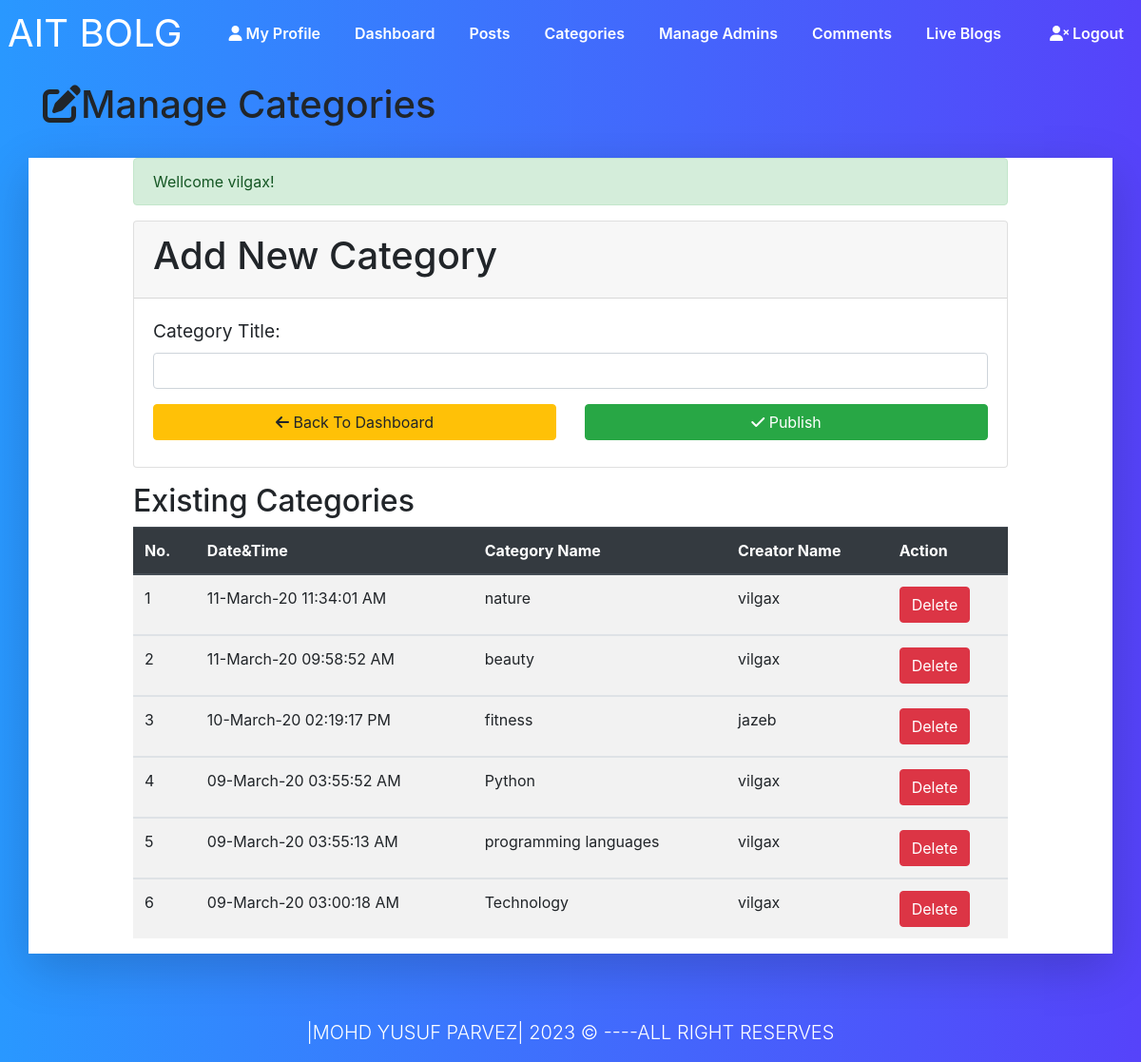
Page /categories.php (signed in) on the committed database.
### tables this page shows
CREATE TABLE `category` (
  `id` int(10) NOT NULL,
  `title` varchar(50) NOT NULL,
  `author` varchar(50) NOT NULL,
  `datetime` varchar(50) NOT NULL
);

### categories.php (the view, shortened to what this page needs)
<?php require_once("includes/Sessions.php");  ?>
<!DOCTYPE html>
<html lang="en">
<head>
	<link rel="stylesheet" type="text/css" href="css/style.css">
	<link rel="stylesheet" type="text/css" href="bootcss/bootstrap.css">
	<link rel="stylesheet" type="text/css" href="bootcss/bootstrap-grid.css">
	<link rel="stylesheet" type="text/css" href="bootcss/bootstrap-reboot.css">
	<link rel="stylesheet" type="text/css" href="css/edit.css">
</head>
<body style="background-image: linear-gradient(to right, #2998ff, #5643fa);">
	<nav class="navbar navbar-dash-back navbar-expand-lg navbar-light ">
  <a class="navbar-brand logo ml-2" href="#">Ait bolg</a>
  <div class="collapse navbar-collapse" id="navbarNav">
  <ul class="navbar-nav ml-auto">
				<li class="nav-item"><a href="profile.php" class="nav-link text-success"><i class="fas fa-user"></i> My Profile</a></li>
				<li class="nav-item"><a href="dashboard.php" class="nav-link">Dashboard</a></li>
				<li class="nav-item"><a href="posts.php" class="nav-link">Posts</a></li>
				<li class="nav-item"><a href="categories.php" class="nav-link">Categories</a></li>
				<li class="nav-item"><a href="admins.php" class="nav-link">Manage Admins</a></li>
				<li class="nav-item"><a href="comments.php" class="nav-link">Comments</a></li>
				<li class="nav-item"><a href="index.php?page=1" class="nav-link">Live Blogs</a></li>
			</ul>
			<ul class="navbar-nav ml-auto">
				<li class="nav-item"><a href="logout.php" class="nav-link text-danger"><i class="fas fa-user-times"></i> Logout</a></li>
			</ul>
  </div>
</nav>
	<header class=" py-3">
		<div class="container">
			<div class="row">
				<div class="col-md-12">
					<h1><i class="fas fa-edit"></i>Manage Categories</h1>
				</div>
			</div>
		</div>
	</header>
	<section class="container py-2 mb-4">
		<div class="row shadow-lg" style="background-color: #fff;">
			<div class="offset-lg-1 col-lg-10" style="min-height: 400px;">
				<?php
					echo SuccessMessage();
				?>
				<form class="" action="categories.php" method="post">
					<div class="card mb-3">
						<div class="card-header">
							<h1>Add New Category</h1>
						</div>
						<div class="card-body">
							<div class="form-group">
								<label for="title"><span class="Fieldinfo">Category Title:</span></label>
								<input type="text" name="CategoryTitle" id="title" class="form-control">
							</div>
							<div class="row">
								<div class="col-lg-6 mb-2">
									<a href="dashboard.php" class="btn btn-warning btn-block"><i class="fas fa-arrow-left"></i> Back To Dashboard</a>
								</div>
								<div class="col-lg-6 mb-2">
									<button type="submit" name="submit" class="btn btn-success btn-block">
										<i class="fas fa-check"></i> Publish
									</button>
								</div>
							</div>
						</div>
					</div>
				</form>
				      <h2>Existing Categories</h2>
					  <div class="table-responsive">
      <table class="table table-striped table-hover">
        <thead class="thead-dark">
          <tr>
            <th>No. </th>
            <th>Date&Time</th>
            <th> Category Name</th>
            <th>Creator Name</th>
            <th>Action</th>
          </tr>
        </thead>
      <?php
      global $ConnectingDB;
      $sql = "SELECT * FROM category ORDER BY id desc";
      $Execute =$ConnectingDB->query($sql);
      $SrNo = 0;
      while ($DataRows=$Execute->fetch()) {
        $CategoryId = $DataRows["id"];
        $CategoryDate = $DataRows["datetime"];
        $CategoryName = $DataRows["title"];
        $CreatorName= $DataRows["author"];
        $SrNo++;
      ?>
      <tbody>
        <tr>
          <td><?php echo htmlentities($SrNo); ?></td>
          <td><?php echo htmlentities($CategoryDate); ?></td>
          <td><?php echo htmlentities($CategoryName); ?></td>
          <td><?php echo htmlentities($CreatorName); ?></td>
          <td> <a href="deletecategory.php?id=<?php echo $CategoryId;?>" class="btn btn-danger">Delete</a>  </td>
      </tbody>
      <?php } ?>
      </table>
	  </div>
			</div>
		</div>
	</section>
	<footer class="dash-bg-color text-white">
		<div class="container mrtop">
			<div class="row">
				<div class="col">
					<p class="lead text-center">|MOHD YUSUF PARVEZ| <span id="year"></span> &copy; ----ALL RIGHT RESERVES</p>
				</div>
			</div>
		</div>
	</footer>
</body>
</html>

### css/style.css (style rules this page uses)
.Fieldinfo { font-size: 1.2em; }

### css/edit.css (style rules this page uses)
.logo { color: #fff !important; text-transform: uppercase; font-size: 40px !important; }
body { background-color: #fff !important; }
.navbar-dash-back { background-image: linear-gradient(to right, #2998ff, #5643fa); padding: 0 !important; }
.navbar-nav li { padding: 0 10px; }
.navbar-nav li a { color: #fff !important; font-weight: 600; }
.mrtop { margin-top: 60px !important; }
.dash-bg-color { background-image: linear-gradient(to right, #2998ff, #5643fa); }

### rows in the picture
category: datetime "11-March-20 11:34:01 AM", title "nature", author "vilgax"
category: datetime "11-March-20 09:58:52 AM", title "beauty", author "vilgax"
category: datetime "10-March-20 02:19:17 PM", title "fitness", author "jazeb"
category: datetime "09-March-20 03:55:52 AM", title "Python", author "vilgax"
category: datetime "09-March-20 03:55:13 AM", title "programming languages", author "vilgax"
category: datetime "09-March-20 03:00:18 AM", title "Technology", author "vilgax"

### other values in the picture
SuccessMessage() "Wellcome vilgax!"
